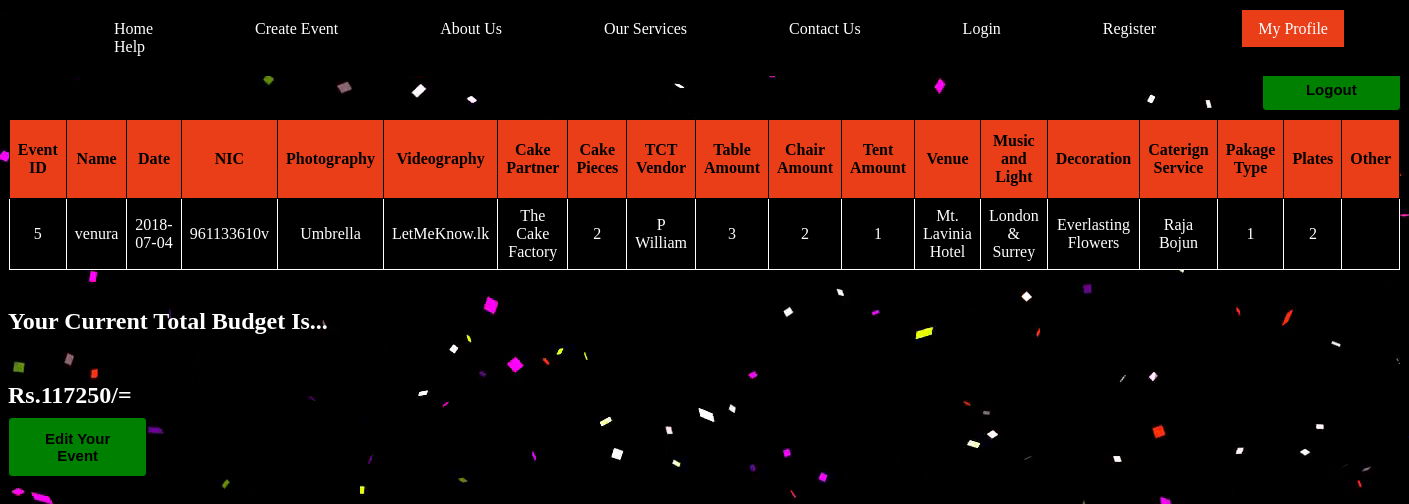
Page /user/view.php (signed in) on the committed database.
### tables this page shows
CREATE TABLE `event` (
  `eventid` int(255) NOT NULL,
  `name` varchar(255) NOT NULL,
  `date` varchar(255) NOT NULL,
  `nic` varchar(10) NOT NULL,
  `photo` varchar(255) NOT NULL,
  `video` varchar(255) NOT NULL,
  `cake` varchar(255) NOT NULL,
  `cpieces` int(255) NOT NULL,
  `tables` varchar(255) NOT NULL,
  `tamount` int(11) NOT NULL,
  `camount` int(11) NOT NULL,
  `tentamount` int(11) NOT NULL,
  `venues` varchar(255) NOT NULL,
  `music` varchar(255) NOT NULL,
  `deco` varchar(255) NOT NULL,
  `food` varchar(255) NOT NULL,
  `pkgtype` int(11) NOT NULL,
  `plates` int(11) NOT NULL,
  `other` text NOT NULL,
  `status` varchar(255) NOT NULL
);

### user/view.php (the view, shortened to what this page needs)
<!DOCTYPE html>
<html>
<head>
	<link href= "../assets/css/style2.css" rel="stylesheet" type= "text/css">
</head>
<body>
	<div class="nav">
	<ul>
			<li><a href="../home.html">Home</a></li>
			<li><a href="party.php" >Create Event</a></li>
			<li><a href="../service/about.html" >About Us</a></li>
			<li><a href="../service/ser.html" >Our Services</a></li>
			<li><a href="../service/contact.php" >Contact Us</a></li>
			<li><a href="../login.php">Login</a></li>
			<li><a href="../signup.php">Register</a></li>
			<li><a href="mypro.php" class="active">My Profile</a></li>
			<li><a href="../service/help.html">Help</a></li>
		</ul>
		</div>
	<form method="POST" action="view.php">
		<button type="submit" name="logout" style="float: right;">Logout</button>
	</form>
	<br>
<?php
include('../config/dbcon.php');
$query = "SELECT * FROM event  ORDER BY eventid DESC LIMIT 1; ";
$result = mysqli_query($db, $query);
$qq = mysqli_num_rows($result);
if ($qq > 0 ){
	echo "<table id='table1' style='margin-top:10px;'>
			<tr>
				<th>Event ID</th>
				<th>Name</th>
				<th>Date</th>
				<th>NIC</th>
				<th>Photography</th>
				<th>Videography</th>
				<th>Cake Partner</th>
				<th>Cake Pieces</th>
				<th>TCT Vendor</th>
				<th>Table Amount</th>
				<th>Chair Amount</th>
				<th>Tent Amount</th>
				<th>Venue</th>
				<th>Music and Light</th>
				<th>Decoration</th>
				<th>Caterign Service</th>
				<th>Pakage Type</th>
				<th>Plates</th>
				<th>Other</th>
			</tr>";
	while ($row = mysqli_fetch_assoc($result)){
		$eventid=$row['eventid'];
		$name=$row['name'];
		$date=$row['date'];
		$nic=$row['nic'];
		$photo = $row['photo'];
		$video= $row['video'];
		$cake = $row['cake'];
		$cpieces=$row['cpieces'];
		$tables = $row['tables'];
		$tamount=$row['tamount'];
		$camount=$row['camount'];
		$tentamount=$row['tentamount'];
		$venues = $row['venues'];
		$music = $row['music'];
		$deco = $row['deco'];
		$food = $row['food'];
		$pkgtype=$row['pkgtype'];
		$plates = $row['plates'];
		$other=$row['other'];
		$photo_q = mysqli_query($db, "SELECT pprice FROM photo WHERE name = '$photo' ");
		$row13 = mysqli_fetch_assoc($photo_q);
		$photo_price = $row13['pprice'];
		$video_q = mysqli_query($db, "SELECT vprice FROM photo WHERE name = '$video' ");
		$row12 = mysqli_fetch_assoc($video_q);
		$video_price = $row12['vprice'];
		$cake_q = mysqli_query($db, "SELECT price FROM cakes WHERE name = '$cake' ");
		$row2 = mysqli_fetch_assoc($cake_q);
		$cake_price = $row2['price'];
		$tables_q1 = mysqli_query($db, "SELECT tprice FROM tables WHERE name = '$tables' ");
		$row3 = mysqli_fetch_assoc($tables_q1);
		$t_price = $row3['tprice'];
		$tables_q2 = mysqli_query($db, "SELECT cprice FROM tables WHERE name = '$tables' ");
		$row4 = mysqli_fetch_assoc($tables_q2);
		$c_price = $row4['cprice'];
		$tables_q3 = mysqli_query($db, "SELECT tentprice FROM tables WHERE name = '$tables' ");
		$row5 = mysqli_fetch_assoc($tables_q3);
		$tent_price = $row5['tentprice'];
		$venues_q = mysqli_query($db, "SELECT price FROM venues WHERE name = '$venues' ");
		$row6 = mysqli_fetch_assoc($venues_q);
		$venues_price = $row6['price'];
		$music_q = mysqli_query($db, "SELECT price FROM music WHERE name = '$music' ");
		$row7 = mysqli_fetch_assoc($music_q);
		$music_price = $row7['price'];
		$deco_q = mysqli_query($db, "SELECT price FROM deco WHERE name = '$deco' ");
		$row8 = mysqli_fetch_assoc($deco_q);
		$deco_price = $row8['price'];
		$food_q1 = mysqli_query($db, "SELECT pkg1 FROM food WHERE name = '$food' ");
		$row9 = mysqli_fetch_assoc($food_q1);
		$pkg1_price = $row9['pkg1'];
		$food_q2 = mysqli_query($db, "SELECT pkg2 FROM food WHERE name = '$food' ");
		$row10 = mysqli_fetch_assoc($food_q2);
		$pkg2_price = $row10['pkg2'];
		$food_q3 = mysqli_query($db, "SELECT pkg3 FROM food WHERE name = '$food' ");
		$row11 = mysqli_fetch_assoc($food_q3);
		$pkg3_price = $row11['pkg3'];
		echo "<tr>
				<td>".$eventid."</td>
				<td>".$name."</td>
				<td>".$date."</td>
				<td>".$nic."</td>
				<td>".$photo."</td>
				<td>".$video."</td>
				<td>".$cake."</td>
				<td>".$cpieces."</td>
				<td>".$tables."</td>
				<td>".$tamount."</td>
				<td>".$camount."</td>
				<td>".$tentamount."</td>
				<td>".$venues."</td>
				<td>".$music."</td>
				<td>".$deco."</td>
				<td>".$food."</td>
				<td>".$pkgtype."</td>
				<td>".$plates."</td>
				<td>".$other."</td>
			</tr>";
	}
	echo "</table><br>";
}
$ftotal=0;
if($pkgtype=='1'){
	$ftotal=$pkg1_price;
}
elseif ($pkgtype=='2') {
	$ftotal=$pkg2_price;
}
elseif ($pkgtype=='3') {
	$ftotal=$pkg3_price;
}
echo "<h2>Your Current Total Budget Is...<h2><br>";
echo "Rs."; echo ($cake_price*$cpieces)+$photo_price+$video_price+($t_price*$tamount)+($c_price*$camount)+($tent_price*$tentamount)+$venues_price+$music_price +$deco_price+($ftotal*$plates); echo "/=";
?>
<form action="update.php">
		<button type="submit" name="update">Edit Your Event</button>
</form>
</body>
</html>

### assets/css/style2.css (style rules this page uses)
body { background-image: url('../img/bg.png'); color: white; margin-top: 60px; }
.nav ul { list-style-type: none; margin: 0; padding: 20px ; overflow: hidden; background-color: black; position: fixed; top: 0; width: 100%; }
.nav li { float: left; }
.nav li a { display: inline; color: white; text-align: center; padding: 10px 16px; text-decoration: none; margin-left: 70px; }
.active { background-color: #EA3E19; }
#table1 { margin-left: auto; margin-right: auto; font-family: Trebuchet MS; border-collapse: collapse; width: 50%; }
#table1 td, #table1 th { border: 1px solid; padding: 8px; color: white; text-align: center; }
#table1 tr { background-color: black; }
#table1 th { padding-top: 12px; padding-bottom: 12px; background-color: #EA3E19; color: black; }
form button[type=submit] { width: 10%; padding: 12px 20px; margin: 8px 0; border: 1px solid ; border-radius: 4px; box-sizing: border-box; font-size: 15px; font-weight: bold; background-color: green; text-align: center; }
button[type=submit] { width: 10%; margin-left: 150px; background-color: #333; margin-top: 3px; padding: 12px 20px; border: 1px solid ; border-radius: 4px; box-sizing: border-box; }

### rows in the picture
event: eventid "5", name "venura", date "2018-07-04", nic "961133610v", photo "Umbrella", video "LetMeKnow.lk", cake "The Cake Factory", cpieces "2", tables "P William", tamount "3", camount "2", tentamount "1", venues "Mt. Lavinia Hotel", music "London & Surrey", deco "Everlasting Flowers", food "Raja Bojun", pkgtype "1", plates "2"
